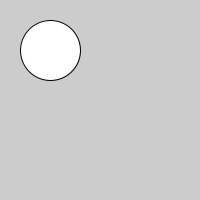
Frame 1 (no input)
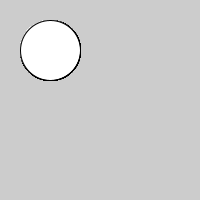
Frame 60 (the mouse pressed at the canvas centre just before this capture)
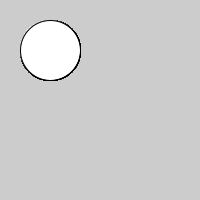
Frame 120 (the mouse held since frame 60 and released just before this capture)

The Processing sketch that drew these frames (run headless with seeded random() and noise(); from frame 60 on, the mouse is pressed at the canvas centre):

// Processing sketch: ui_libraly
// ── ui_libraly.pde
void setup(){
  size(200,200);
  canvas.addUI(new button_en(50,50,60).addAction(new action1()));
}

class action1 implements Ui_Action{
  void Action(){
    println("Hi");
  }
}

void draw(){
  canvas.update();
}

void mousePressed(){
  canvas.inspectButton();
}



///以下UI
Canvas canvas = new Canvas();

interface Ui_Action{
  void Action();
}
class Canvas {
  ArrayList<Ui> _uis = new ArrayList<Ui>();
  void update(){
    for(Ui ui:_uis){
      ui.draw();
    }
  }
  void addUI(Ui ui){
    _uis.add(ui);
  }
  public ArrayList<Ui> getUi(){
    return _uis;
  }
  void inspectButton(){
      for(Ui ui : canvas.getUi()){
    if(ui instanceof button){
      button b = (button)ui;
      b.inspect();
    }
  }
  }
  Canvas(){
    
  }
}
abstract class Ui {
  void draw() {};
}
abstract class button extends Ui {
  ArrayList<Ui_Action> _actions = new ArrayList<Ui_Action>() ;
  void draw() {
  }
  void inspect(){
  }
  button addAction(Ui_Action a){
    _actions.add(a);
    return this;
  }
  void pushed(){
    for (Ui_Action a : _actions){
      a.Action();
    }
  }
}
class button_en extends button{
  int cx,cy,r;
  void inspect(){
    if(dist(cx,cy,mouseX,mouseY) < r/2){
      pushed();
    }
  }
  void draw() {
    ellipse(cx,cy,r,r);
  }
  button_en(int _cx,int _cy,int _r){
    cx = _cx; cy=_cy;r=_r;
  }
  
}
class button_box extends button{
  
}
